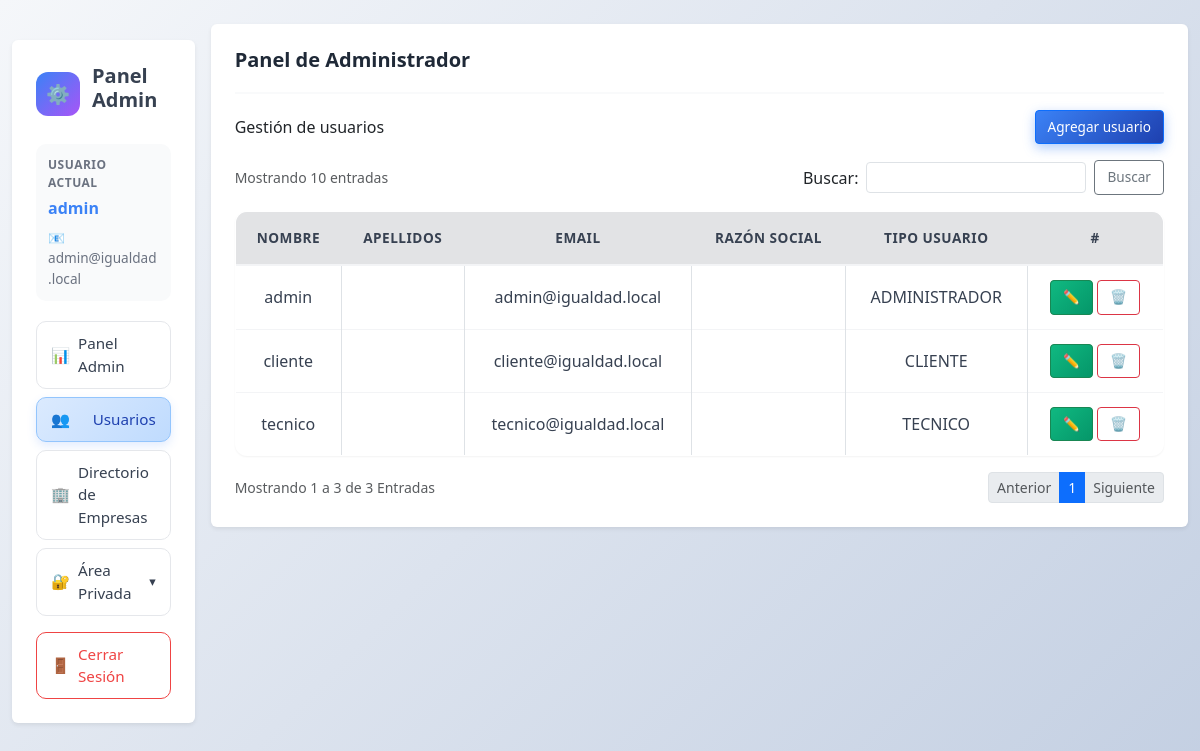
Page /Igualdad/model/admin.php?view=ver_usuarios (signed in) on the committed database.
### tables this page shows
CREATE TABLE `usuario`(
 `id_usuario`INT PRIMARY KEY AUTO_INCREMENT NOT NULL,
 `nombre_usuario`VARCHAR(255) UNIQUE NOT NULL,
 `apellidos`VARCHAR(255) DEFAULT NULL,
 `email`VARCHAR(255) UNIQUE NOT NULL,
 `telefono`VARCHAR(20)  DEFAULT NULL,
 `firmacorreo`VARCHAR(255) DEFAULT NULL,
 `direccion`VARCHAR(255) DEFAULT NULL,
 `localidad`VARCHAR(20) DEFAULT NULL,
 `password`VARCHAR(255) NOT NULL,
 `rol_id`INT NOT NULL,
    CONSTRAINT fk_usuario_rol FOREIGN KEY (rol_id) REFERENCES rol(id) ON DELETE RESTRICT,
INDEX idx_usuario_rol (rol_id)
);

CREATE TABLE `rol`(
 `id`INT PRIMARY KEY AUTO_INCREMENT NOT NULL,
 `nombre`VARCHAR(100) UNIQUE NOT NULL
);

### Igualdad/html/admin.html.php (the view, shortened to what the rows shown need)
<!doctype html>
<html lang="es">
<head>
    <link rel="stylesheet" href="../css/global.css">
    <link href="https://cdn.jsdelivr.net/npm/bootstrap@5.3.3/dist/css/bootstrap.min.css" rel="stylesheet">
    <link href="https://cdn.jsdelivr.net/npm/fullcalendar@6.1.15/index.global.min.css" rel="stylesheet">
    <link rel="stylesheet" href="../css/admin.css">
</head>
<body class="bg-light">
    <?php $view = $view ?? 'menu'; ?>
    <div class="container-fluid py-4">
        <div class="row g-3">
            <aside class="col-12 col-lg-3 col-xl-2">
                <div class="card shadow-sm border-0 sidebar">
                    <div class="card-body">
                        <div class="sidebar-user-info">
                            <div class="info-label">Usuario Actual</div>
                            <div class="info-value"><?= h($adminUsername ?? 'admin') ?></div>
                            <?php if (!empty($adminEmail)): ?>
                                <div class="info-email">📧 <?= h($adminEmail) ?></div>
                            <?php endif; ?>
                        </div>
                    </div>
                </div>
            </aside>
            <main class="col-12 col-lg-9 col-xl-10">
                <div class="card panel mx-auto shadow-sm border-0 <?= in_array($view, ['menu', 'ver_usuarios'], true) ? 'panel-wide' : '' ?> <?= ($view === 'seguimiento_tecnicos') ? 'panel-followup' : '' ?> <?= ($view === 'reuniones') ? 'panel-reuniones' : '' ?>">
                    <div class="card-body p-4">
                        <?php if ($view === 'menu'): ?>
                            <div class="admin-kpi-grid">
                                <div>
                                    <a class="admin-kpi-card" href="../model/empresa.php?view=ver_empresas&from=admin">
                                        <div class="admin-kpi-head">
                                            <span>Clientes</span>
                                            <span class="admin-kpi-icon">🏢</span>
                                        </div>
                                        <div class="admin-kpi-value"><?= (int)$totalClientes ?></div>
                                    </a>
                                </div>
                                <div>
                                    <a class="admin-kpi-card" href="admin.php?view=seguimiento_tecnicos">
                                        <div class="admin-kpi-head">
                                            <span>Técnicos</span>
                                            <span class="admin-kpi-icon">🧑‍💻</span>
                                        </div>
                                        <div class="admin-kpi-value"><?= (int)$totalTecnicos ?></div>
                                    </a>
                                </div>
                                <div>
                                    <a class="admin-kpi-card" href="../model/empresa.php?view=ver_contratos&from=admin">
                                        <div class="admin-kpi-head">
                                            <span>Servicios de Empresas</span>
                                            <span class="admin-kpi-icon">💼</span>
                                        </div>
                                        <div class="admin-kpi-value"><?= (int)$totalPlanesIgualdad ?></div>
                                    </a>
                                </div>
                                <div>
                                    <a class="admin-kpi-card" href="../model/empresa.php?view=ver_contratos&tipo_contrato=MANTENIMIENTO&from=admin">
                                        <div class="admin-kpi-head">
                                            <span>Mantenimientos</span>
                                            <span class="admin-kpi-icon">🛠️</span>
                                        </div>
                                        <div class="admin-kpi-value"><?= (int)$totalMantenimientos ?></div>
                                    </a>
                                </div>
                            </div>
                            <section class="operational-wrap">
                                <h5 class="mb-1">Resumen operativo</h5>
                                <p class="text-muted mb-3">Vista global del estado de cartera.</p>
                                <?php if (empty($adminOperationalSummary)): ?>
                                    <div class="alert alert-light border mb-0">No hay empresas con contratos para mostrar en el resumen.</div>
                                <?php else: ?>
                                    <?php foreach (($adminOperationalSummary ?? []) as $item): ?>
                                        <article class="operational-item">
                                            <div class="operational-top">
                                                <div>
                                                    <div class="operational-title"><?= h((string)($item['razon_social'] ?? '')) ?></div>
                                                    <div class="operational-meta"><?= h((string)($item['plan'] ?? '')) ?> · Tecnico: <?= h((string)($item['tecnico'] ?? 'Sin tecnico asignado')) ?></div>
                                                </div>
                                                <span class="operational-state"><?= h((string)($item['estado'] ?? 'Pendiente')) ?></span>
                                            </div>
                                            <div class="operational-progress">
                                                <div class="operational-progress-bar" style="width: <?= (int)($item['progreso'] ?? 0) ?>%;"></div>
                                            </div>
                                        </article>
                                    <?php endforeach; ?>
                                <?php endif; ?>
                            </section>
                        <?php elseif ($view === 'ver_usuarios'): ?>
                            <table class="table table-bordered align-middle text-center usuarios-table">
                                <thead class="table-secondary">
                                    <tr>
                                        <th>Nombre</th>
                                        <th>Apellidos</th>
                                        <th>Email</th>
                                        <th>Razón social</th>
                                        <th>Tipo usuario</th>
                                        <th class="col-actions">#</th>
                                    </tr>
                                </thead>
                                <tbody>
                                    <?php foreach (($usuarios ?? []) as $u): ?>
                                        <tr>
                                            <td><?= h($u['nombre_usuario'] ?? '') ?></td>
                                            <td><?= h($u['apellidos'] ?? '') ?></td>
                                            <td><?= h($u['email'] ?? '') ?></td>
                                            <td><?= h($u['razon_social'] ?? '') ?></td>
                                            <td><?= h($u['rol'] ?? '') ?></td>
                                            <td class="col-actions">
                                                <div class="actions-nowrap">
                                                    <a class="btn btn-success btn-sm"
                                                        href="admin.php?view=edit&id_usuario=<?= (int)$u['id_usuario'] ?>" title="Editar">✏️</a>
                                                    <form method="post" action="../controller/admin_controller.php" class="d-inline"
                                                        onsubmit="return confirm('¿Seguro que quieres eliminar el usuario <?= h($u['nombre_usuario'] ?? '') ?>?');">
                                                        <button class="btn btn-outline-danger btn-sm" type="submit" title="Eliminar">🗑</button>
                                                    </form>
                                                </div>
                                            </td>
                                        </tr>
                                    <?php endforeach; ?>
                                </tbody>
                            </table>
                        <?php elseif ($view === 'privada'): ?>
                            <div class="alert alert-light border mb-0">
                                Selecciona una opcion de Area Privada: <strong>Mi cuenta</strong> o <strong>Mis reuniones</strong>.
                            </div>
                <?php endif; ?>
                </div>
        </div>
        </main>
    </div>
    </div>
</body>
</html>

### rows in the picture
usuario: email "admin@igualdad.local", nombre_usuario "admin", rol.nombre "ADMINISTRADOR"
usuario: nombre_usuario "cliente", email "cliente@igualdad.local", rol.nombre "CLIENTE"
usuario: nombre_usuario "tecnico", email "tecnico@igualdad.local", rol.nombre "TECNICO"

### other values in the picture
$adminUsername "admin"
$start "1"
$end "3"
$totalUsuarios "3"
